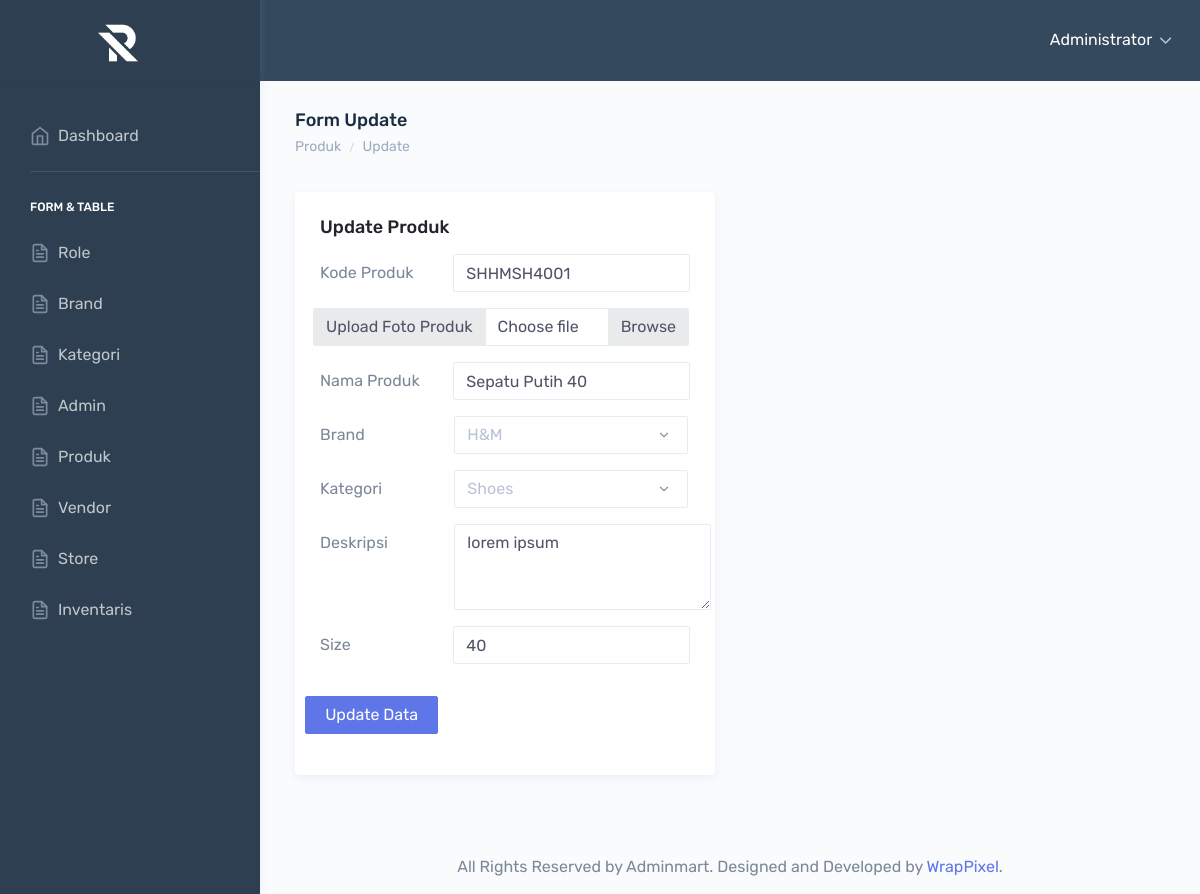
Page /produk/edit.php?id=6 (signed in) on the committed database.
### tables this page shows
CREATE TABLE `produk` (
  `id_prod` int(11) NOT NULL,
  `nama_prod` varchar(100) NOT NULL,
  `deskripsi` varchar(225) NOT NULL,
  `kode_prod` varchar(30) NOT NULL,
  `foto_prod` varchar(225) NOT NULL,
  `id_kategori` int(11) NOT NULL,
  `id_brand` int(11) NOT NULL,
  `id_admin` int(11) NOT NULL,
  `tgl_prod` date NOT NULL,
  `size` varchar(10) NOT NULL
);

### models/Produk.php (called while the page is built, shortened)
<?php
require_once $BASE_URL . "/libraries/Model.php";
    $produk = new Produk();
?>

### libraries/Database.php (called while the page is built, shortened)
<?php
    class Database{
        private $DB_HOST = 'localhost';
        private $DB_USER = 'root';
        private $DB_PASS = '';
        private $DB_NAME = 'random_stuff';
        public function __construct(){
            $this->conn = new PDO("mysql:host=" . $this->DB_HOST .";dbname=" . $this->DB_NAME, $this->DB_USER, $this->DB_PASS);
        }
    }
?>

### libraries/Model.php (called while the page is built, shortened)
<?php
require_once "Database.php";
    class Model extends Database{
        public function all(){
            $sql = "SELECT * FROM " . $this->table;
            $query = $this->conn->query($sql);
            $rows = $query->fetchAll();
            return $rows;
        }
        public function where($column, $value){
            $sql = "SELECT * FROM " . $this->table . " WHERE $column = '$value'" ;
            $query = $this->conn->query($sql);
            if($query->rowCount() == 1){
                return $query->fetch();
            }
            else{
                return [];
            }
        }
    }
?>

### models/Brand.php (called while the page is built, shortened)
<?php
require_once $BASE_URL . "/libraries/Model.php";
    $brand = new Brand();
?>

### models/Kategori.php (called while the page is built, shortened)
<?php
require_once $BASE_URL . "/libraries/Model.php";
    $kategori = new Kategori();
?>

### produk/edit.php (the view, shortened to what this page needs)
<?php
include_once "../autoload.php";
require_once $BASE_URL . "/models/Produk.php";
require_once $BASE_URL . "/models/Brand.php";
require_once $BASE_URL . "/models/Kategori.php";
if(is_numeric($_GET['id'])){
    $id = $_GET['id'];
    $data = $produk->where('id_prod', $id);
}
else{
    header('location: index.php');
}
?>
<div id="main-wrapper" data-theme="light" data-layout="vertical" data-navbarbg="skin6" data-sidebartype="full" data-sidebar-position="fixed" data-header-position="fixed" data-boxed-layout="full">
<div class="page-wrapper">
            <div class="page-breadcrumb">
                <div class="row">
                    <div class="col-7 align-self-center">
                        <h4 class="page-title text-truncate text-dark font-weight-medium mb-1">Form Update</h4>
                        <div class="d-flex align-items-center">
                            <nav aria-label="breadcrumb">
                                <ol class="breadcrumb m-0 p-0">
                                    <li class="breadcrumb-item"><a href="index.php" class="text-muted">Produk</a></li>
                                    <li class="breadcrumb-item text-muted active" aria-current="page">Update</li>
                                </ol>
                            </nav>
                        </div>
                    </div>
                </div>
            </div>
            <div class="container-fluid">
                <div class="row">
                    <div class="col-sm-12 col-md-6">
                        <div class="card">
                            <div class="card-body">
                                <h4 class="card-title">Update Produk</h4>
                                <form action="process/edit-process.php" method="POST" enctype="multipart/form-data" class="mt-3 form-horizonta">
									<div class="form-group row">
										<label class="col-sm-4 col-form-label">Kode Produk</label>
										<div class="col-sm-8 form-group">
											<input type="text" class="form-control" name="kode_prod" placeholder="Kode" value="<?= $data['kode_prod'] ?>">
										</div>
										<div class="input-group ml-2 mb-3 mr-3">
                                            <div class="input-group-prepend">
                                                <span class="input-group-text">Upload Foto Produk</span>
                                            </div>
                                            <div class="custom-file">
                                                <label class="custom-file-label">Choose file</label>
                                            </div>
                                        </div>
                                        <label class="col-sm-4 col-form-label">Nama Produk</label>
										<div class="col-sm-8 form-group">
											<input type="text" class="form-control" name="nama_prod" placeholder="Name" value="<?= $data['nama_prod'] ?>">
										</div>
                                        <label class="col-sm-4 col-form-label" for="inlineFormCustomSelect">Brand</label>
                                            <select class="col-sm-7 custom-select ml-3 mb-3" id="inlineFormCustomSelect" name="id_brand">
                                                <?php
                                                    foreach($brand->all() as $data_brand){
                                                        if($data['id_brand'] == $data_brand['id_brand']){
                                                            echo "<option value='$data_brand[id_brand]' selected>$data_brand[nama_brand]</option>";
                                                        }
                                                        else{
                                                            echo "<option value='$data_brand[id_brand]'>$data_brand[nama_brand]</option>";
                                                        }
                                                    }
                                                ?>
                                            </select>
                                            <label class="col-sm-4 col-form-label" for="inlineFormCustomSelect">Kategori</label>
                                            <select class="col-sm-7 custom-select ml-3 mb-3" id="inlineFormCustomSelect" name="id_kategori">
                                                <?php
                                                    foreach($kategori->all() as $data_kategori){
                                                        if($data['id_kategori'] == $data_kategori['id_kategori']){
                                                            echo "<option value='$data_kategori[id_kategori]' selected>$data_kategori[nama_kategori]</option>";
                                                        }
                                                        else{
                                                            echo "<option value='$data_kategori[id_kategori]'>$data_kategori[nama_kategori]</option>";
                                                        }
                                                    }
                                                ?>
                                            </select>
                                            <label class="col-sm-4 col-form-label">Deskripsi</label>
                                            <div class="form-group">
                                                <textarea class="form-control ml-3" rows="3" placeholder="Deskripsi...." name="deskripsi"><?= $data['deskripsi'] ?></textarea>
                                            </div>
                                            <label class="col-sm-4 col-form-label">Size</label>
                                            <div class="col-sm-8 form-group">
                                                <input type="text" class="form-control" name="size" placeholder="M/L/XL/..." value="<?= $data['size'] ?>">
                                            </div>
										<input class="col-sm-4 btn btn-primary mt-3" type="submit" name="submit" value="Update Data">
									</div>
                                </form>
                            </div>
                        </div>
                    </div>
                </div>
            </div>
            <footer class="footer text-center">
                All Rights Reserved by Adminmart. Designed and Developed by <a
                    href="https://wrappixel.com">WrapPixel</a>.
            </footer>
        </div>
</div>

### rows in the picture
produk: kode_prod "SHHMSH4001", nama_prod "Sepatu Putih 40", deskripsi "lorem ipsum", size "40"

### other values in the picture
$_SESSION['role'] "Administrator"
form field id_brand "H&M"
form field id_kategori "Shoes"
